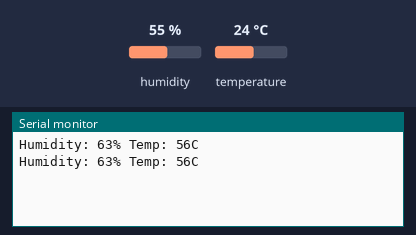
A sketch run on a simulated Arduino Uno, built with avr-gcc and run on an emulated ATmega328P. Parts: the last lines printed to the serial monitor. Wiring (inferred from the names in the program): DHT11 sensor: data pin 2. The test bench sets the inputs (shaded band); at power-on: humidity 55 %, temperature 24 °C.

Above: at 2.8 s.
2.9 s: humidity set to 22 %
At 4.8 s:
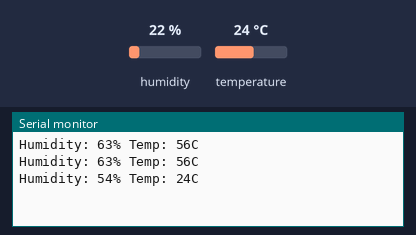
5.6 s: temperature set to 12 °C
At 7.2 s:
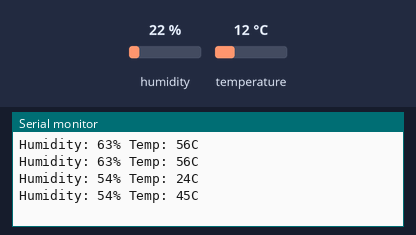
8.3 s: humidity set to 40 %
At 10.6 s:
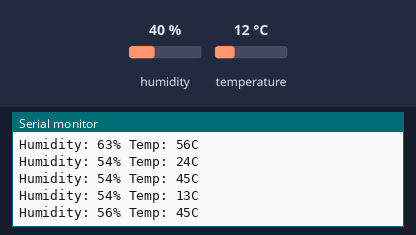
Timing chart, 0 to 12.1 s (numbered marks = the images above; inputs shaded):
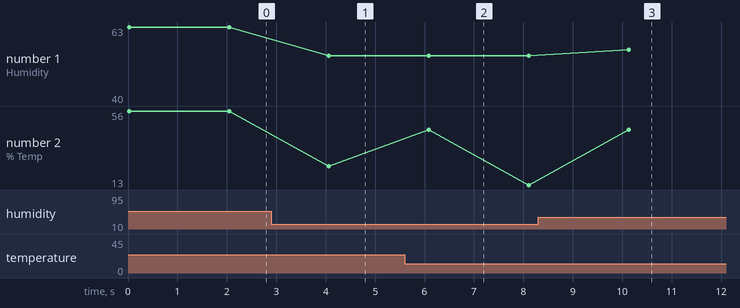

Measured:
- after the input at 2.9 s, the serial monitor: prints a new line after 1.2 s (image 1)
- after the input at 5.6 s, the serial monitor: prints a new line after 0.49 s (image 2)
- after the input at 8.3 s, the serial monitor: prints a new line after 1.8 s (image 3)
- plotted number 1: 63 → 54 after the input at 2.9 s, 54 → 40 after the input at 8.3 s
- plotted number 2: 56 → 24 after the input at 2.9 s, 24 → 13 after the input at 5.6 s

The sketch:

dht11sensor.ino
```cpp
// without dht11 library
#define DHT_PIN 2
void setup() {
  Serial.begin(9600);
}

void loop() {
  byte data[5] = {0,0,0,0,0};
  pinMode(DHT_PIN, OUTPUT);
  digitalWrite(DHT_PIN, LOW);
  delay(18);
  digitalWrite(DHT_PIN, HIGH);
  delayMicroseconds(40);
  pinMode(DHT_PIN, INPUT);
  while(digitalRead(DHT_PIN) == HIGH);
  while(digitalRead(DHT_PIN) == LOW);
  while(digitalRead(DHT_PIN) == HIGH);
  for (int i = 0; i < 40; i++) {
    while(digitalRead(DHT_PIN) == LOW);
    unsigned long start = micros();
    while(digitalRead(DHT_PIN) == HIGH);
    if ((micros() - start) > 40) {
      data[i/8] |= (1 << (7 - (i % 8)));
    }
  }
  Serial.print("Humidity: "); Serial.print(data[0]); Serial.print("% ");
  Serial.print("Temp: "); Serial.print(data[2]); Serial.println("C");
  delay(2000);
}
```
